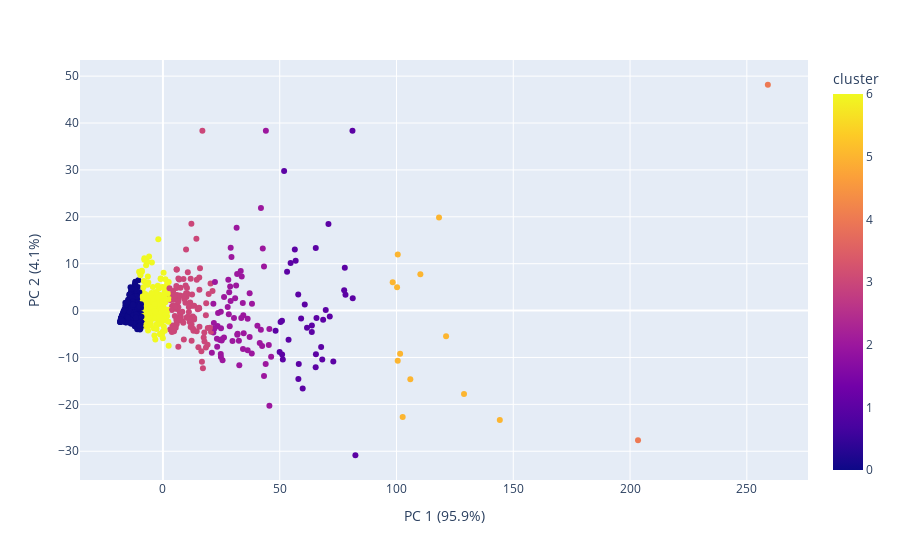

Notebook cell for this chart:
### Code cell
fig = px.scatter(scat, x=list(labels.values())[0], y=list(labels.values())[1], color='cluster', hover_name='function', hover_data=['ID', 'mean', 'std'])
fig.update_traces(mode="markers")
fig.show()

### Figure 1 — Plotly figure (JSON) as saved in the notebook; plotly's stock layout.template omitted (floating-point values rounded to 4 significant figures; data arrays with more than 128 entries replaced by an {"elided": "..."} marker saying what was removed)
{"data": [{"customdata": {"elided": "951x3 float values"}, "hovertemplate": "<b>%{hovertext}</b><br><br>PC 1 (95.9%)=%{x}<br>PC 2 (4.1%)=%{y}<br>ID=%{customdata[0]}<br>mean=%{customdata[1]}<br>std=%{customdata[2]}<br>cluster=%{marker.color}<extra></extra>", "hovertext": {"elided": "951 str values"}, "legendgroup": "", "marker": {"color": {"elided": "951 int values"}, "coloraxis": "coloraxis", "symbol": "circle"}, "mode": "markers", "name": "", "orientation": "v", "showlegend": false, "type": "scatter", "x": {"elided": "951 float values"}, "xaxis": "x", "y": {"elided": "951 float values"}, "yaxis": "y"}], "layout": {"coloraxis": {"colorbar": {"title": {"text": "cluster"}}, "colorscale": [[0, "#0d0887"], [0.1111, "#46039f"], [0.2222, "#7201a8"], [0.3333, "#9c179e"], [0.4444, "#bd3786"], [0.5556, "#d8576b"], [0.6667, "#ed7953"], [0.7778, "#fb9f3a"], [0.8889, "#fdca26"], [1, "#f0f921"]]}, "legend": {"tracegroupgap": 0}, "margin": {"t": 60}, "xaxis": {"anchor": "y", "domain": [0, 1], "title": {"text": "PC 1 (95.9%)"}}, "yaxis": {"anchor": "x", "domain": [0, 1], "title": {"text": "PC 2 (4.1%)"}}}}
